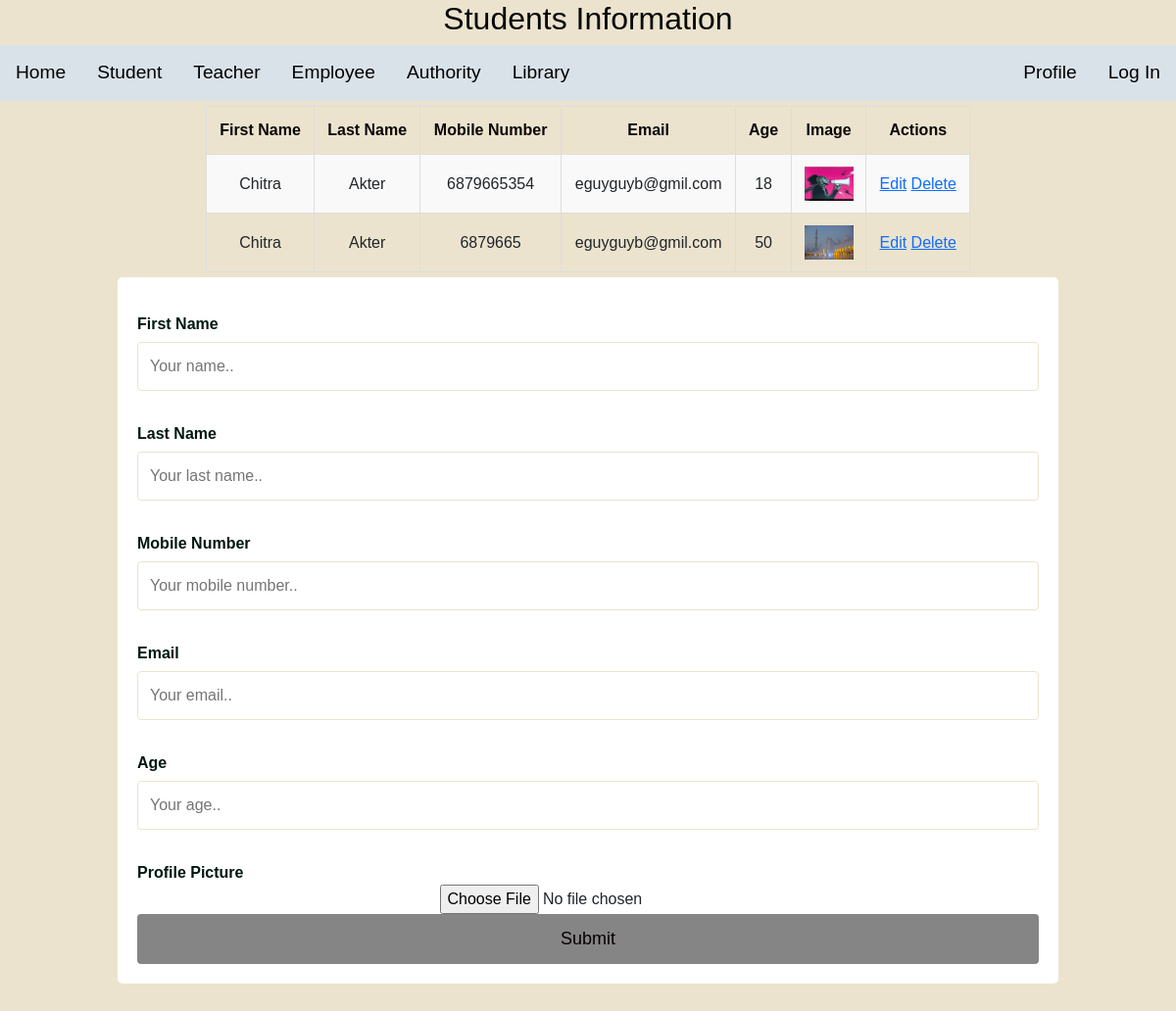
Before: /studentPage with the older database file.
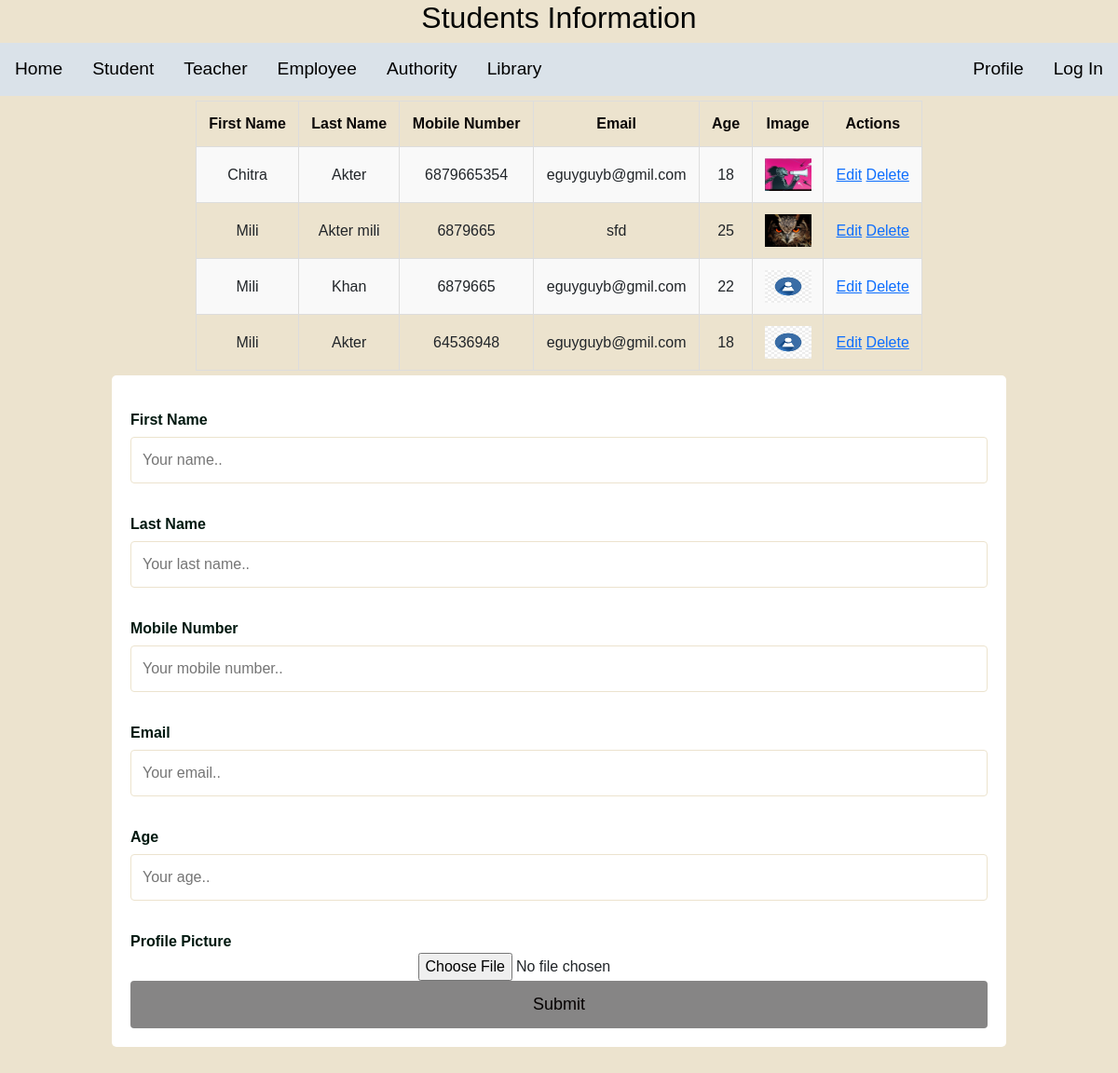
After: the same page with the newer database file.
### myApp/models.py (models this page shows, shortened)
class Students_Model(models.Model):
    First_Name=models.CharField(max_length=100)
    Last_Name=models.CharField(max_length=100)
    Mobile=models.CharField(max_length=100)
    Email=models.CharField(max_length=100)
    Age=models.CharField(max_length=100)
    myImage=models.ImageField(upload_to="media/profile_pic", null=True)

### myProject/views.py (the view)
# urls.py: path('studentPage', studentPage,name="studentPageUrl"),
def studentPage(request):
    student = Students_Model.objects.all()
    context={
        "std":student,
    }
    return render(request,"student.html",context)

### template/student.html (shortened to what this page needs)
<!DOCTYPE html>
<html lang="en">
<head>
  <link href="https://cdn.jsdelivr.net/npm/bootstrap@5.0.2/dist/css/bootstrap.min.css" rel="stylesheet">
</head>
<body>
</head>
<body>
  <h2>Students Information</h2>
  {% include "nevber.html"%}
  <table>
    <tr>
      <th>First Name</th>
      <th>Last Name</th>
      <th>Mobile Number</th>
      <th>Email</th>
      <th>Age</th>
      <th>Image</th>
      <th>Actions</th>
    </tr>
    {% for i in std %}
    <tr>
      <td>{{i.First_Name}}</td>
      <td>{{i.Last_Name}}</td>
      <td>{{i.Mobile}}</td>
      <td>{{i.Email}}</td>
      <td>{{i.Age}}</td>
      <td>
        <img src="{{i.myImage.url}}" width="50" height="35" alt="">
      </td>
<td>
    <a href="{% url 'editStudent' i.id %} ">Edit</a>
    <a href="{% url 'deleteStudent' i.id %}">Delete</a>
  </td>
</tr>
    {% endfor %}
  </table>
  <div class="container">
    <form action="{% url 'studentAdd' %}" method='post' enctype="multipart/form-data">
    <form>
      <label for="fname">First Name</label>
      <input type="text" id="fname" name="firstname" placeholder="Your name..">
      <label for="lastname">Last Name</label>
      <input type="text" id="lname" name="lastname" placeholder="Your last name..">
      <label for="Mobile">Mobile Number</label>
      <input type="text" id="mobile_num" name="mobile" placeholder="Your mobile number..">
      <label for="email">Email</label>
      <input type="text" id="s_email" name="email" placeholder="Your email..">
      <label for="age">Age</label>
      <input type="text" id="s_age" name="age" placeholder="Your age..">
      <label for="">Profile Picture</label>
      <input type="file" id="Profile_pic" name="Profile_pic" placeholder="Your pic..">
      <input type="submit" value="Submit">
    </form>
  </div>
</body>
</html>

### template/nevber.html
<nav>
    <a href="{% url 'homePageUrl' %}">Home</a>
    <a href="{% url 'studentPageUrl' %}">Student</a>
    <a href="{% url 'teacherPageUrl' %}">Teacher</a>
    <a href="{% url 'employeePageUrl' %}">Employee</a>
    <a href="{% url 'authorityPageUrl' %}">Authority</a>
    <a href="{% url 'libraryPageUrl' %}">Library</a>
    <a style="float:right" class="active"href="{% url 'loginPageUrl' %}">Log In</a>
    <a style="float:right" class="active"href="{% url 'myprofile' %}">Profile</a>
</nav>

### template/student.html (style rules this page uses)
body { font-family: 'Arial', sans-serif; margin: 0; padding: 0; background-color: #ECE3CE; height: 100%; }
nav { background-color: #dae2e9; overflow: hidden; }
nav a { float: left; display: block; color: rgb(0, 0, 0); text-align: center; padding: 14px 16px; text-shadow: #253b26; font-size: larger; text-decoration: none; transition: background-color 0.3s; }
.container { max-width: 1200px; margin: 20px auto; padding: 20px; background-color: #ecf0f1; border-radius: 8px; }
h2 { color: #000000; }
body { font-family: 'Arial', sans-serif; margin: 0; padding: 0; background-color: #ECE3CE; height: 1500px; }
nav a { float: left; display: block; color: rgb(0, 0, 0); text-align: center; padding: 14px 16px; text-shadow: #253b26; font-size: larger; text-decoration: none; transition:background-color 0.3s; }
body { font-family: Arial, Helvetica, sans-serif; text-align: center; background-color: #ECE3CE; }
h2 { color: #050706; }
table { font-family: Arial, sans-serif; border-collapse: collapse; width:65%; margin: 5px auto; }
th, td { border: 1px solid #dddddd; text-align: center; padding: 12px; }
th { background-color: #ECE3CE; color: rgb(10, 7, 7); }
tr:nth-child(even) { background-color: #f9f9f9; }
.container { border-radius: 5px; background-color: #ffffff; padding: 20px; width: 80%; margin: 5px auto; }
label { display: block; margin-top: 16px; color: #00180f; font-weight: bold; text-align: left; }
input[type=text] { width: 100%; padding: 12px; border: 1px solid #ECE3CE; border-radius: 4px; box-sizing: border-box; margin-top: 6px; margin-bottom: 16px; resize: vertical; }
input[type=submit] { background-color: rgb(134, 133, 133); color: rgb(5, 0, 0); font-size: large; padding: 12px 20px; border: none; border-radius: 4px; cursor: pointer; width: 100%; }

Changed rows visible on the page:
removed Students_Model: First_Name "Chitra", Last_Name "Akter", Mobile "6879665", Email "eguyguyb@gmil.com", Age "50", myImage (picture)
added Students_Model: First_Name "Mili", Last_Name "Akter mili", Mobile "6879665", Email "sfd", Age "25", myImage (picture)
added Students_Model: First_Name "Mili", Last_Name "Khan", Mobile "6879665", Email "eguyguyb@gmil.com", Age "22", myImage (placeholder picture)
added Students_Model: First_Name "Mili", Last_Name "Akter", Mobile "64536948", Email "eguyguyb@gmil.com", Age "18", myImage (placeholder picture)
